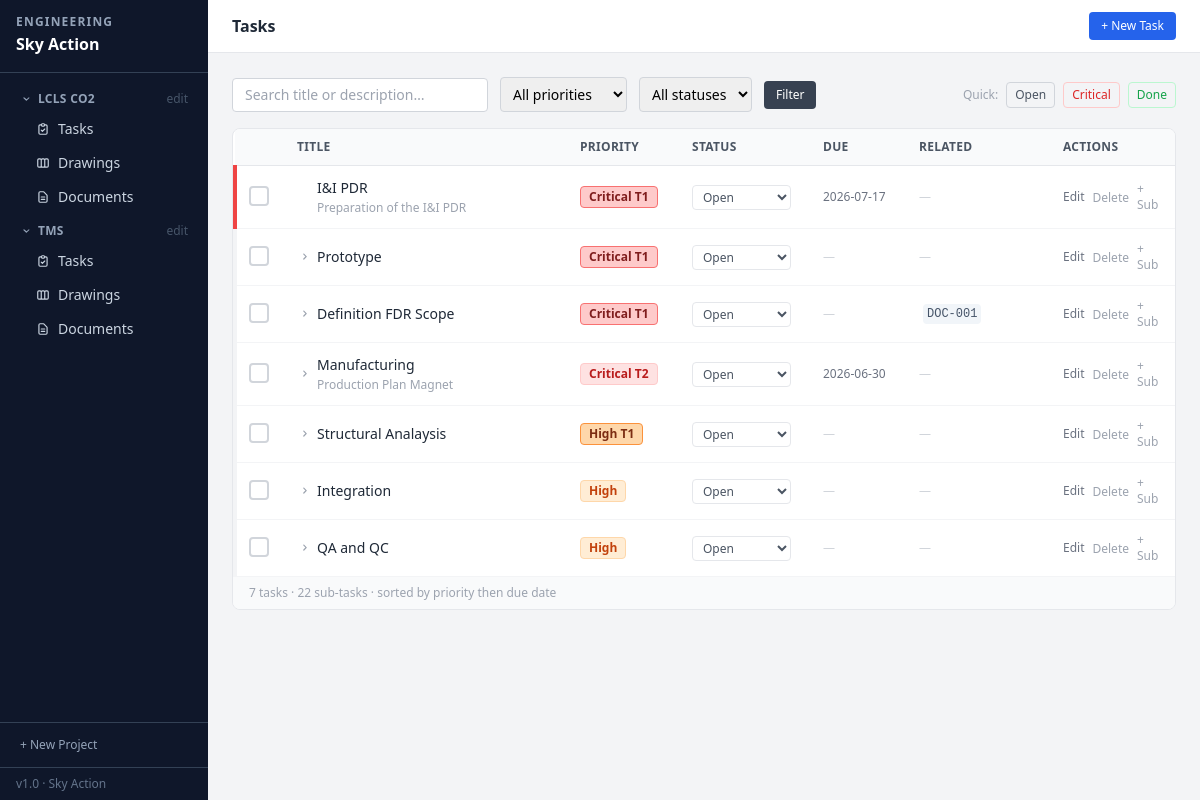
/tasks, run on an earlier commit of the app's database.
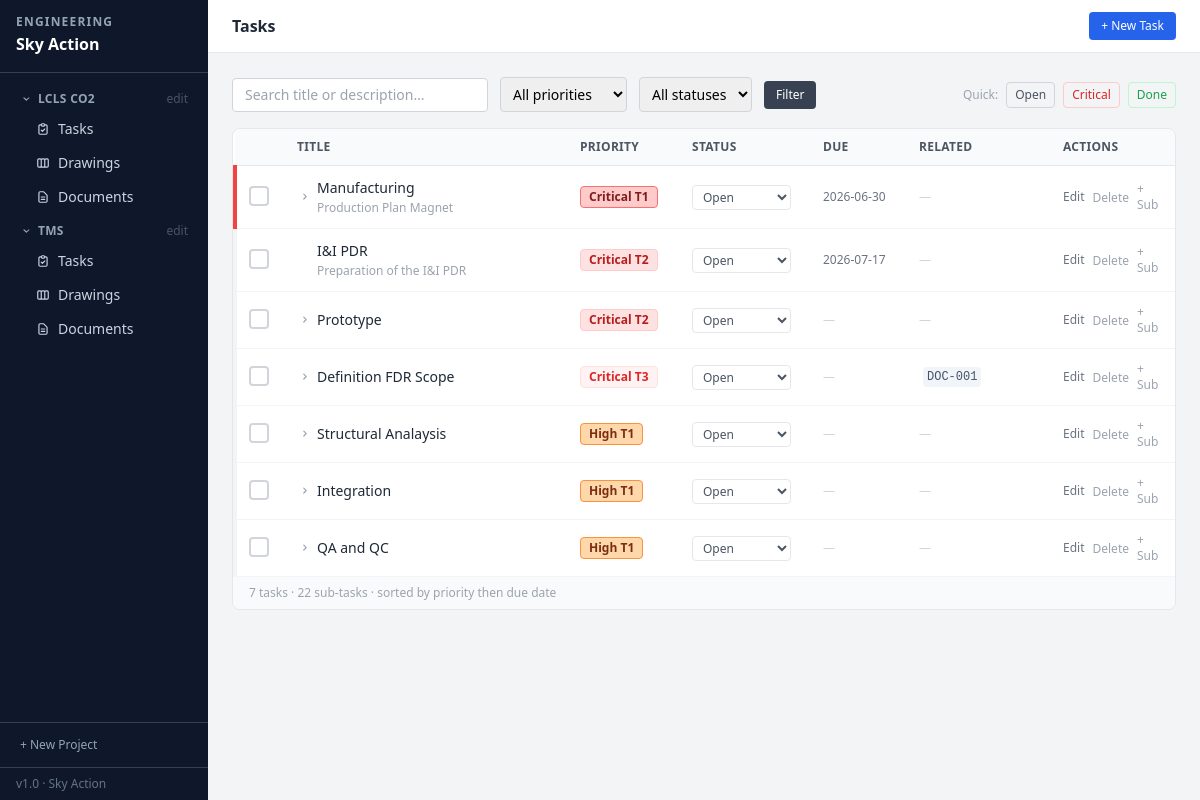
And on a later commit of the database.
### tables this page shows
CREATE TABLE projects (
    id          INTEGER PRIMARY KEY AUTOINCREMENT,
    name        TEXT NOT NULL,
    description TEXT DEFAULT '',
    status      TEXT NOT NULL DEFAULT 'Active',
    created_at  TEXT NOT NULL DEFAULT (datetime('now','localtime')),
    updated_at  TEXT NOT NULL DEFAULT (datetime('now','localtime'))
);

CREATE TABLE tasks (
    id          INTEGER PRIMARY KEY AUTOINCREMENT,
    title       TEXT NOT NULL,
    description TEXT DEFAULT '',
    priority    TEXT NOT NULL DEFAULT 'Medium',
    status      TEXT NOT NULL DEFAULT 'Open',
    due_date    TEXT,
    drawing_id  INTEGER REFERENCES drawings(id) ON DELETE SET NULL,
    document_id INTEGER REFERENCES documents(id) ON DELETE SET NULL,
    created_at  TEXT NOT NULL DEFAULT (datetime('now','localtime')),
    updated_at  TEXT NOT NULL DEFAULT (datetime('now','localtime'))
, parent_id INTEGER REFERENCES tasks(id) ON DELETE CASCADE, project_id INTEGER REFERENCES projects(id) ON DELETE SET NULL);

CREATE TABLE documents (
    id          INTEGER PRIMARY KEY AUTOINCREMENT,
    number      TEXT UNIQUE NOT NULL,
    title       TEXT NOT NULL,
    doc_type    TEXT NOT NULL DEFAULT 'Technical Note',
    revision    TEXT NOT NULL DEFAULT 'A',
    status      TEXT NOT NULL DEFAULT 'Draft',
    description TEXT DEFAULT '',
    filename    TEXT,
    orig_name   TEXT,
    created_at  TEXT NOT NULL DEFAULT (datetime('now','localtime')),
    updated_at  TEXT NOT NULL DEFAULT (datetime('now','localtime'))
, project_id INTEGER REFERENCES projects(id) ON DELETE SET NULL);

### app.py (the view)
@app.route('/tasks')
def tasks():
    db = get_db()
    q       = request.args.get('q', '').strip()
    pf      = request.args.get('priority', '')
    sf      = request.args.get('status', '')
    pj_name = request.args.get('project_name', '')
    sql = ("SELECT t.*, d.number dwg_no, d.title dwg_title, "
           "doc.number doc_no, doc.title doc_title "
           "FROM tasks t "
           "LEFT JOIN drawings d ON t.drawing_id=d.id "
           "LEFT JOIN documents doc ON t.document_id=doc.id "
           "WHERE t.parent_id IS NULL")
    params, where = [], []
    if pj_name:
        pj_row = db.execute("SELECT id FROM projects WHERE name=?", (pj_name,)).fetchone()
        if pj_row:
            where.append("t.project_id=?"); params.append(pj_row[0])
    if q:
        where.append("(t.title LIKE ? OR t.description LIKE ?)")
        params += [f'%{q}%'] * 2
    if pf:
        if pf in ('Critical', 'High', 'Medium', 'Low'):
            where.append("t.priority LIKE ?"); params.append(f'{pf}%')
        else:
            where.append("t.priority=?"); params.append(pf)
    if sf:
        where.append("t.status=?"); params.append(sf)
    if where:
        sql += " AND " + " AND ".join(where)
    sql += f" ORDER BY {PRI_SORT}, CASE WHEN t.due_date IS NULL THEN 1 ELSE 0 END, t.due_date, t.id"
    rows = db.execute(sql, params).fetchall()
    sub_rows = db.execute(
        "SELECT t.*, d.number dwg_no, doc.number doc_no "
        "FROM tasks t "
        "LEFT JOIN drawings d ON t.drawing_id=d.id "
        "LEFT JOIN documents doc ON t.document_id=doc.id "
        f"WHERE t.parent_id IS NOT NULL "
        f"ORDER BY {PRI_SORT}, CASE WHEN t.due_date IS NULL THEN 1 ELSE 0 END, t.due_date, t.id"
    ).fetchall()
    from collections import defaultdict
    subtask_map = defaultdict(list)
    for s in sub_rows:
        subtask_map[s['parent_id']].append(s)
    return render_template('tasks.html', tasks=rows, subtask_map=subtask_map,
                           q=q, priority_filter=pf, status_filter=sf, project_filter=pj_name)

### app.py (called while the page is built)
def get_db():
    if 'db' not in g:
        g.db = sqlite3.connect(str(DB_PATH))
        g.db.row_factory = sqlite3.Row
        g.db.execute("PRAGMA foreign_keys = ON")
    return g.db

@app.context_processor
def inject_globals():
    from datetime import date
    projects = get_db().execute("SELECT * FROM projects ORDER BY name").fetchall()
    return {'now': date.today().isoformat(), 'all_projects': projects}

@app.template_filter('priority_badge')
def priority_badge(p):
    cls = PRIORITY_COLORS.get(p, 'bg-gray-100 text-gray-500')
    return Markup(f'<span class="inline-flex items-center text-xs font-semibold px-2 py-0.5 rounded whitespace-nowrap {cls}">{p}</span>')

### templates/tasks.html (shortened to what the changed rows need)
{% extends "base.html" %}
{% block header %}Tasks{% endblock %}
{% block content %}
<div class="bg-white rounded-lg border border-gray-200 overflow-hidden">
  {% if tasks %}
  <table class="w-full text-sm">
    <thead>
      <tr class="bg-gray-50 border-b border-gray-200 text-left">
        <th class="px-4 py-2.5 font-semibold text-gray-600 text-xs uppercase tracking-wide w-8"></th>
        <th class="px-4 py-2.5 font-semibold text-gray-600 text-xs uppercase tracking-wide">Title</th>
        <th class="px-4 py-2.5 font-semibold text-gray-600 text-xs uppercase tracking-wide w-24">Priority</th>
        <th class="px-4 py-2.5 font-semibold text-gray-600 text-xs uppercase tracking-wide w-24">Status</th>
        <th class="px-4 py-2.5 font-semibold text-gray-600 text-xs uppercase tracking-wide w-24">Due</th>
        <th class="px-4 py-2.5 font-semibold text-gray-600 text-xs uppercase tracking-wide w-36">Related</th>
        <th class="px-4 py-2.5 font-semibold text-gray-600 text-xs uppercase tracking-wide w-32">Actions</th>
      </tr>
    </thead>
    <tbody class="divide-y divide-gray-100">
      {% for t in tasks %}
      <tr class="hover:bg-gray-50 transition-colors
                 border-l-4
                 {% if t.status == 'Done' %}opacity-60 border-gray-100
                 {% elif 'Critical' in t.priority %}border-red-500
                 {% elif 'High' in t.priority %}border-orange-400
                 {% elif 'Medium' in t.priority %}border-yellow-400
                 {% else %}border-gray-200{% endif %}">
        <td class="px-3 py-3">
          <form action="{{ url_for('task_status', id=t.id) }}" method="post">
            {% if t.status == 'Done' %}
              <input type="hidden" name="status" value="Open">
              <button type="submit" title="Reopen task"
                      class="w-5 h-5 bg-green-500 border-2 border-green-500 rounded flex items-center justify-center text-white hover:bg-green-600">
                <svg class="w-3 h-3" fill="currentColor" viewBox="0 0 20 20">
                  <path fill-rule="evenodd" d="M16.707 5.293a1 1 0 010 1.414l-8 8a1 1 0 01-1.414 0l-4-4a1 1 0 011.414-1.414L8 12.586l7.293-7.293a1 1 0 011.414 0z" clip-rule="evenodd"/>
                </svg>
              </button>
            {% else %}
              <button type="submit" title="Mark done"
                      class="w-5 h-5 border-2 border-gray-300 rounded hover:border-green-400 hover:bg-green-50 transition-colors">
              </button>
            {% endif %}
          </form>
        </td>
        <td class="px-4 py-3">
          <div class="flex items-center gap-1">
            {% if subtask_map.get(t.id, []) %}
            <button onclick="toggleSubs({{ t.id }}, this)" data-open="0"
                    class="flex-shrink-0 w-4 h-4 flex items-center justify-center text-gray-400 hover:text-gray-600"
                    title="Expand / collapse sub-tasks">
              <svg class="w-3 h-3" style="transform:rotate(0deg);transition:transform 0.15s" fill="currentColor" viewBox="0 0 20 20">
                <path fill-rule="evenodd" d="M7.293 4.707a1 1 0 011.414 0l4 4a1 1 0 010 1.414l-4 4a1 1 0 01-1.414-1.414L10.586 9 7.293 5.707a1 1 0 010-1.414z" clip-rule="evenodd"/>
              </svg>
            </button>
            {% else %}
            <span class="w-4 flex-shrink-0"></span>
            {% endif %}
            <div>
              <a href="{{ url_for('task_edit', id=t.id) }}"
                 class="font-medium {% if t.status == 'Done' %}text-gray-400 line-through{% else %}text-gray-800 hover:text-blue-600{% endif %}">
                {{ t.title }}
              </a>
              {% if t.description %}
                <div class="text-xs text-gray-400 mt-0.5 truncate max-w-sm">{{ t.description }}</div>
              {% endif %}
            </div>
          </div>
        </td>
        <td class="px-4 py-3 w-28">{{ t.priority | priority_badge }}</td>
        <td class="px-4 py-3">
          <form action="{{ url_for('task_status', id=t.id) }}" method="post">
            <select name="status" onchange="this.form.submit()"
                    class="text-xs border border-gray-200 rounded px-1.5 py-0.5 bg-white cursor-pointer
                           {% if t.status == 'Done' %}text-green-700{% elif t.status == 'In Progress' %}text-blue-700{% else %}text-gray-600{% endif %}">
              {% for s in ['Open','In Progress','Done'] %}
                <option value="{{ s }}" {% if t.status == s %}selected{% endif %}>{{ s }}</option>
              {% endfor %}
            </select>
          </form>
        </td>
        <td class="px-4 py-3 text-xs {% if t.due_date and t.due_date < now and t.status != 'Done' %}text-red-600 font-semibold{% else %}text-gray-500{% endif %}">
          {% if t.due_date %}
            {{ t.due_date }}
          {% else %}
            <span class="text-gray-300">—</span>
          {% endif %}
        </td>
        <td class="px-4 py-3 text-xs">
          {% if t.doc_no %}
            <a href="{{ url_for('document_edit', id=t.document_id) }}"
               class="inline-flex items-center gap-1 text-slate-600 hover:text-blue-600 ml-1">
              <span class="font-mono bg-slate-100 px-1 py-0.5 rounded">{{ t.doc_no }}</span>
            </a>
          {% endif %}
          {% if not t.dwg_no and not t.doc_no %}
            <span class="text-gray-300">—</span>
          {% endif %}
        </td>
        <td class="px-4 py-3">
          <div class="flex items-center gap-2">
            <a href="{{ url_for('task_edit', id=t.id) }}"
               class="text-xs text-gray-500 hover:text-blue-600 font-medium">Edit</a>
            <form action="{{ url_for('task_delete', id=t.id) }}" method="post"
                  onsubmit="return confirm('Delete this task and its sub-tasks?')">
              <button type="submit" class="text-xs text-gray-400 hover:text-red-600 font-medium">Delete</button>
            </form>
            <a href="{{ url_for('task_new', parent_id=t.id) }}"
               class="text-xs text-gray-400 hover:text-blue-600 font-medium" title="Add sub-task">+ Sub</a>
          </div>
        </td>
      </tr>
      {% endfor %}
    </tbody>
  </table>
    {% set ns = namespace(sub_n=0) %}{% for t in tasks %}{% set ns.sub_n = ns.sub_n + (subtask_map.get(t.id, []) | length) %}{% endfor %}
  {% endif %}
</div>
{% endblock %}

### templates/base.html (shortened to what the changed rows need)
<!DOCTYPE html>
<html lang="en">
<head>
  <script src="https://cdn.tailwindcss.com"></script>
</head>
<body class="bg-gray-100 min-h-screen flex text-sm">
  <nav class="w-52 bg-slate-900 text-white flex flex-col min-h-screen flex-shrink-0 fixed top-0 left-0 h-full z-10">
    <ul class="flex-1 p-2 space-y-1 mt-1 overflow-y-auto">
      {% for proj in all_projects %}
      {% set active_proj = request.args.get('project_name') == proj.name %}
      <li>
        <button onclick="toggleProj({{ proj.id }}, this)"
                class="w-full flex items-center gap-1.5 px-3 py-1.5 rounded text-xs font-semibold uppercase tracking-wide transition-colors
                       {% if active_proj %}text-white{% else %}text-slate-400 hover:text-white{% endif %}">
          <svg id="chev-{{ proj.id }}" class="w-3 h-3 flex-shrink-0" style="transform:rotate(90deg);transition:transform 0.15s" fill="currentColor" viewBox="0 0 20 20">
            <path fill-rule="evenodd" d="M7.293 4.707a1 1 0 011.414 0l4 4a1 1 0 010 1.414l-4 4a1 1 0 01-1.414-1.414L10.586 9 7.293 5.707a1 1 0 010-1.414z" clip-rule="evenodd"/>
          </svg>
          {{ proj.name }}
          <a href="{{ url_for('project_edit', id=proj.id) }}"
             onclick="event.stopPropagation()"
             class="ml-auto text-slate-600 hover:text-slate-300 text-xs font-normal normal-case tracking-normal">edit</a>
        </button>
        <ul id="proj-{{ proj.id }}" class="ml-4 space-y-0.5 mb-1">
          <li>
            <a href="{{ url_for('tasks', project_name=proj.name) }}"
               class="flex items-center gap-2 px-3 py-1.5 rounded text-sm font-medium transition-colors
                      {% if 'task' in (request.endpoint or '') and active_proj %}bg-slate-600 text-white{% else %}text-slate-300 hover:bg-slate-700 hover:text-white{% endif %}">
              <svg class="w-3.5 h-3.5 flex-shrink-0" fill="none" stroke="currentColor" viewBox="0 0 24 24">
                <path stroke-linecap="round" stroke-linejoin="round" stroke-width="2" d="M9 5H7a2 2 0 00-2 2v12a2 2 0 002 2h10a2 2 0 002-2V7a2 2 0 00-2-2h-2M9 5a2 2 0 002 2h2a2 2 0 002-2M9 5a2 2 0 012-2h2a2 2 0 012 2m-6 9l2 2 4-4"/>
              </svg>
              Tasks
            </a>
          </li>
          <li>
            <a href="{{ url_for('drawings', project_name=proj.name) }}"
               class="flex items-center gap-2 px-3 py-1.5 rounded text-sm font-medium transition-colors
                      {% if 'drawing' in (request.endpoint or '') and active_proj %}bg-slate-600 text-white{% else %}text-slate-300 hover:bg-slate-700 hover:text-white{% endif %}">
              Drawings
            </a>
          </li>
          <li>
            <a href="{{ url_for('documents', project_name=proj.name) }}"
               class="flex items-center gap-2 px-3 py-1.5 rounded text-sm font-medium transition-colors
                      {% if 'document' in (request.endpoint or '') and active_proj %}bg-slate-600 text-white{% else %}text-slate-300 hover:bg-slate-700 hover:text-white{% endif %}">
              <svg class="w-3.5 h-3.5 flex-shrink-0" fill="none" stroke="currentColor" viewBox="0 0 24 24">
                <path stroke-linecap="round" stroke-linejoin="round" stroke-width="2" d="M9 12h6m-6 4h6m2 5H7a2 2 0 01-2-2V5a2 2 0 012-2h5.586a1 1 0 01.707.293l5.414 5.414a1 1 0 01.293.707V19a2 2 0 01-2 2z"/>
              </svg>
              Documents
            </a>
          </li>
        </ul>
      </li>
      {% else %}
      <li class="px-3 py-2 text-xs text-slate-500 italic">No projects yet.</li>
      {% endfor %}
    </ul>
  </nav>
  <div class="flex-1 flex flex-col min-h-screen ml-52">
    <header class="bg-white border-b border-gray-200 px-6 py-3 flex items-center gap-3 sticky top-0 z-10">
      <h1 class="text-base font-semibold text-gray-800">{% block header %}{% endblock %}</h1>
    </header>
    <main class="flex-1 p-6">
      {% block content %}{% endblock %}
    </main>
  </div>
</body>
</html>

What changed in the data, as far as the page shows it:
changed tasks "Manufacturing": priority "Critical T2" → "Critical T1" (drawn); priority|priority_badge "Critical T2" → "Critical T1"; moves up the list
changed tasks "I&I PDR": priority "Critical T1" → "Critical T2" (drawn); priority|priority_badge "Critical T1" → "Critical T2"
changed tasks "Prototype": priority "Critical T1" → "Critical T2" (drawn); priority|priority_badge "Critical T1" → "Critical T2"
changed tasks "Definition FDR Scope": priority "Critical T1" → "Critical T3" (drawn); priority|priority_badge "Critical T1" → "Critical T3"
changed tasks "Integration": priority "High" → "High T1" (drawn); priority|priority_badge "High" → "High T1"
changed tasks "QA and QC": priority "High" → "High T1" (drawn); priority|priority_badge "High" → "High T1"
